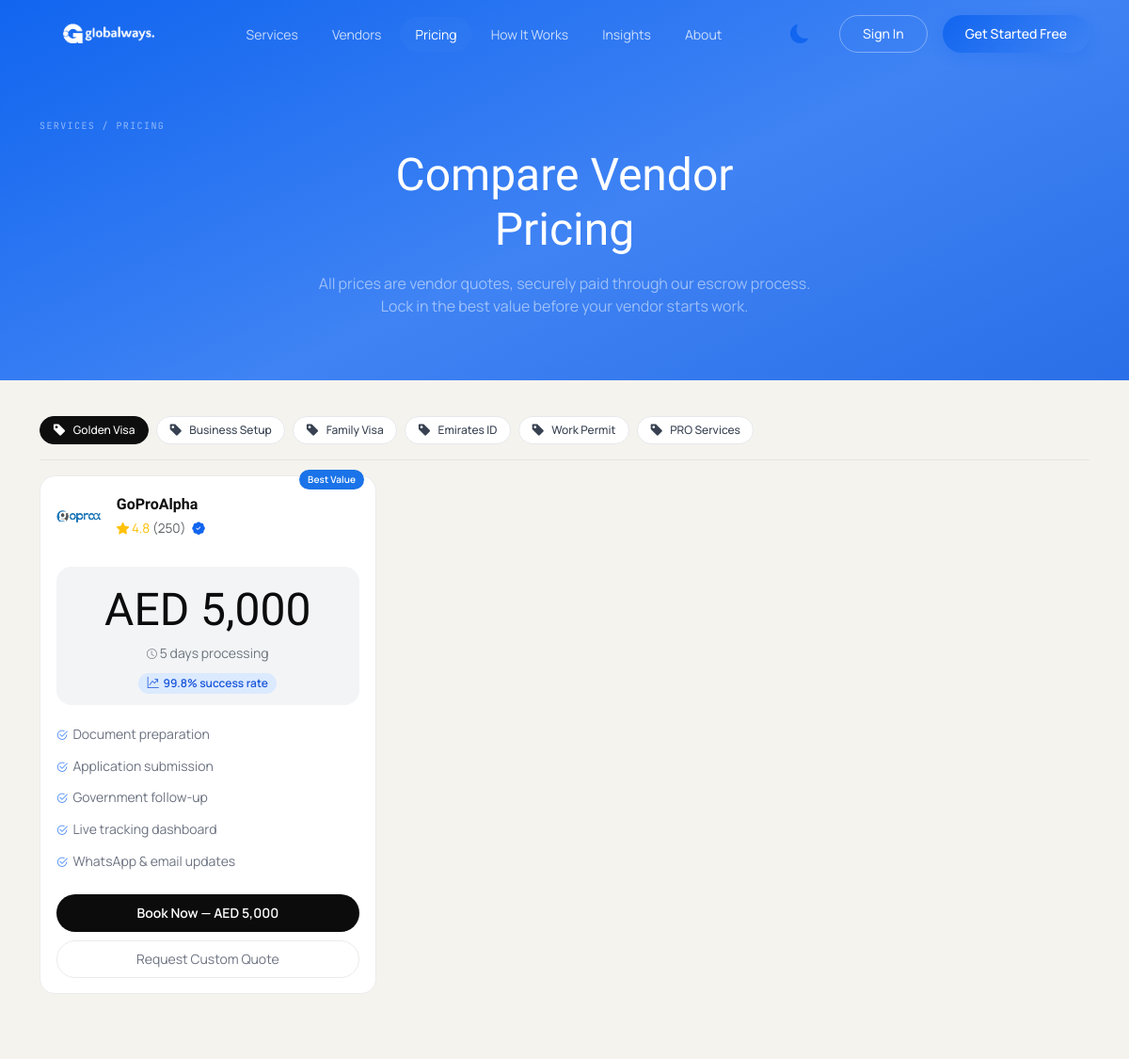
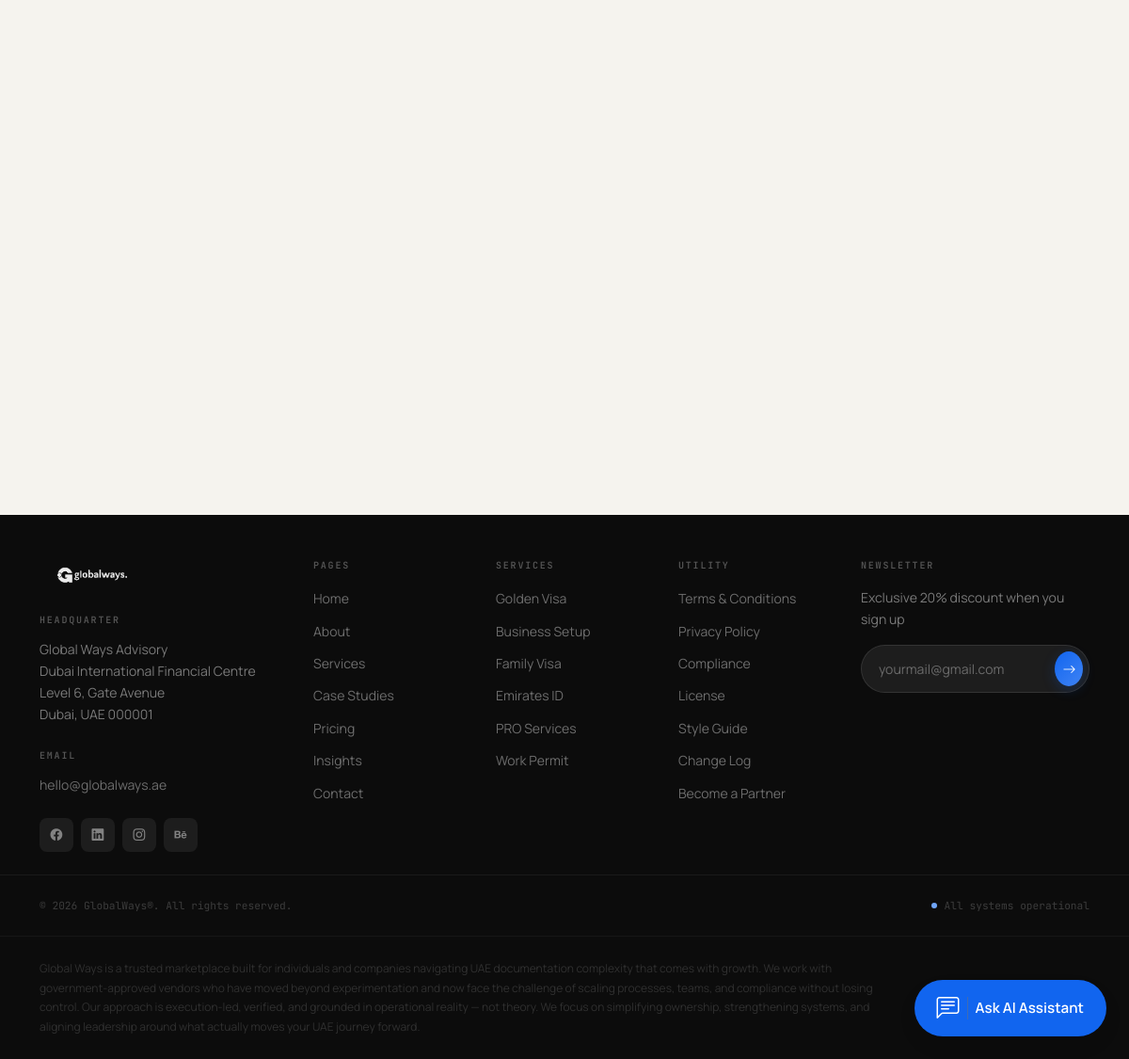
/pricing.php, run on the app's committed database (2 pictures, top to bottom).
### tables this page shows
CREATE TABLE `menu_items` (
  `id` int(10) unsigned NOT NULL AUTO_INCREMENT,
  `menu_id` int(10) unsigned NOT NULL,
  `parent_id` int(10) unsigned DEFAULT NULL,
  `title` varchar(150) NOT NULL,
  `url` varchar(255) NOT NULL,
  `sort_order` int(11) DEFAULT 0,
  PRIMARY KEY (`id`),
  KEY `idx_menu_id` (`menu_id`),
  CONSTRAINT `fk_menu_items_menu` FOREIGN KEY (`menu_id`) REFERENCES `menus` (`id`) ON DELETE CASCADE
);

CREATE TABLE `services` (
  `id` int(10) unsigned NOT NULL AUTO_INCREMENT,
  `uuid` char(36) NOT NULL,
  `provider_id` int(10) unsigned DEFAULT NULL,
  `category_id` int(10) unsigned DEFAULT NULL,
  `title` varchar(191) NOT NULL,
  `slug` varchar(191) NOT NULL,
  `short_description` varchar(255) DEFAULT NULL,
  `description` text DEFAULT NULL,
  `price` decimal(10,2) DEFAULT NULL,
  `currency` varchar(10) DEFAULT 'USD',
  `duration_minutes` int(11) DEFAULT NULL,
  `images` longtext DEFAULT NULL CHECK (json_valid(`images`)),
  `status` enum('draft','published','archived') NOT NULL DEFAULT 'draft',
  `created_at` timestamp NULL DEFAULT current_timestamp(),
  `updated_at` timestamp NULL DEFAULT NULL ON UPDATE current_timestamp(),
  `rating_avg` decimal(4,2) DEFAULT NULL,
  `rating_count` int(10) unsigned DEFAULT 0,
  `icon_class` varchar(100) DEFAULT 'bi-award',
  `duration_text` varchar(100) DEFAULT '5–7 days',
  `master_service_id` int(10) unsigned DEFAULT NULL,
  PRIMARY KEY (`id`),
  UNIQUE KEY `uuid` (`uuid`),
  UNIQUE KEY `slug` (`slug`),
  KEY `idx_services_provider` (`provider_id`),
  KEY `idx_services_category` (`category_id`),
  KEY `idx_services_rating_count` (`rating_count`),
  KEY `idxservices_provider_status` (`provider_id`,`status`),
  KEY `fk_services_master_service` (`master_service_id`),
  CONSTRAINT `fk_services_category` FOREIGN KEY (`category_id`) REFERENCES `service_categories` (`id`) ON DELETE SET NULL ON UPDATE CASCADE,
  CONSTRAINT `fk_services_master_service` FOREIGN KEY (`master_service_id`) REFERENCES `services` (`id`) ON DELETE SET NULL ON UPDATE CASCADE,
  CONSTRAINT `fk_services_provider` FOREIGN KEY (`provider_id`) REFERENCES `providers` (`id`) ON DELETE CASCADE ON UPDATE CASCADE
);

CREATE TABLE `providers` (
  `id` int(10) unsigned NOT NULL AUTO_INCREMENT,
  `uuid` char(36) NOT NULL,
  `owner_user_id` int(10) unsigned DEFAULT NULL,
  `name` varchar(191) NOT NULL,
  `slug` varchar(191) NOT NULL,
  `email` varchar(191) DEFAULT NULL,
  `phone` varchar(50) DEFAULT NULL,
  `address` varchar(255) DEFAULT NULL,
  `city` varchar(100) DEFAULT NULL,
  `state` varchar(100) DEFAULT NULL,
  `country` varchar(100) DEFAULT NULL,
  `latitude` decimal(10,7) DEFAULT NULL,
  `longitude` decimal(10,7) DEFAULT NULL,
  `logo` varchar(255) DEFAULT NULL,
  `description` text DEFAULT NULL,
  `status` enum('draft','active','inactive') NOT NULL DEFAULT 'draft',
  `verification_status` enum('unverified','pending','verified','rejected') NOT NULL DEFAULT 'unverified',
  `verification_docs` longtext DEFAULT NULL CHECK (json_valid(`verification_docs`)),
  `created_at` timestamp NULL DEFAULT current_timestamp(),
  `updated_at` timestamp NULL DEFAULT NULL ON UPDATE current_timestamp(),
  `rating_avg` decimal(4,2) DEFAULT NULL,
  `rating_count` int(10) unsigned DEFAULT 0,
  `settings` longtext DEFAULT NULL CHECK (json_valid(`settings`)),
  `created_by` int(10) unsigned DEFAULT NULL,
  `team_size` int(11) DEFAULT 1,
  `languages` varchar(255) DEFAULT 'English',
  `starting_price` decimal(10,2) DEFAULT NULL,
  `specialties` text DEFAULT NULL,
  `deduction_type` enum('percentage','flat') NOT NULL DEFAULT 'percentage',
  `deduction_value` decimal(10,2) NOT NULL DEFAULT 10.00,
  PRIMARY KEY (`id`),
  UNIQUE KEY `uuid` (`uuid`),
  UNIQUE KEY `slug` (`slug`),
  KEY `idx_providers_city` (`city`),
  KEY `idx_providers_state` (`state`),
  KEY `idx_providers_country` (`country`),
  KEY `idx_providers_owner` (`owner_user_id`),
  KEY `idx_providers_rating_count` (`rating_count`),
  KEY `idx_providers_owner_user` (`owner_user_id`),
  KEY `idx_providers_status` (`status`)
);

### pricing.php (the view, shortened to what the rows shown need)
<?php
require_once __DIR__ . '/lib/auth.php';
$active_service = $_GET['service'] ?? 'Golden Visa';
$p_sql = "SELECT p.*, s.price, s.currency, s.duration_minutes, s.slug as service_slug, s.rating_avg as service_rating, s.rating_count as service_reviews_count
          FROM providers p
          JOIN services s ON s.provider_id = p.id
          WHERE s.title LIKE '%" . $mysqli->real_escape_string($active_service) . "%' AND s.status = 'published'
          ORDER BY s.price ASC
          LIMIT 6";
$res = $mysqli->query($p_sql);
$pricing_cards = [];
if ($res) {
    while ($row = $res->fetch_assoc()) $pricing_cards[] = $row;
}
include __DIR__ . '/partials/frontend_header.php';
?>
  <main>
    <section class="page-hero pricing-hero">
      <div class="container-xl">
        <h1 class="font-serif mb-3 text-center" style="font-size:clamp(2.1rem,4vw,3.35rem)">Compare Vendor<br>Pricing</h1>
      </div>
    </section>
    <section class="pricing-main-section">
      <div class="container-xl py-4">
        <div class="row g-4 align-items-stretch pricing-vendors-row">
          <?php foreach ($pricing_cards as $index => $card):
              $initials = '';
              $words = explode(' ', $card['name']);
              foreach ($words as $w) {
                  $initials .= mb_substr($w, 0, 1);
              }
              $initials = mb_strtoupper(mb_substr($initials, 0, 2));
              $rating = !empty($card['rating_avg']) ? round($card['rating_avg'], 1) : '4.8';
              $reviews_count = !empty($card['rating_count']) ? $card['rating_count'] : '250';
              $days = !empty($card['duration_minutes']) ? round($card['duration_minutes'] / (24 * 60)) : 5;
              $timeline_label = $days . " days processing";
              $bullets = $card['bullets'] ?? [
                  'Document preparation',
                  'Application submission',
                  'Government follow-up',
                  'Live tracking dashboard',
                  'WhatsApp & email updates'
              ];
              $is_featured = ($index === 1);
          ?>
            <div class="col-lg-4 fade-in">
              <article class="price-vendor-card <?= $is_featured ? 'featured' : '' ?> h-100 d-flex flex-column">
                <span class="price-chip"><?= $index === 0 ? 'Best Value' : ($is_featured ? 'Fastest' : 'Premium') ?></span>
                <div class="d-flex align-items-center gap-3 mb-3">
                  <?php if (!empty($card['logo'])): ?>
                    <img src="<?= htmlspecialchars($domain.$card['logo']) ?>" style="width:48px;height:48px;object-fit:contain;border-radius:50%;">
                  <?php else: ?>
                    <span class="avatar-circle pricing-avatar" style="background:#0C0C0C;"><?= htmlspecialchars($initials) ?></span>
                  <?php endif; ?>
                  <div>
                    <h2 class="h6 font-serif mb-0"><?= htmlspecialchars($card['name']) ?></h2>
                    <div class="text-warning small"><i class="bi bi-star-fill text-warning"></i> <?= htmlspecialchars($rating) ?> <span class="text-muted">(<?= htmlspecialchars($reviews_count) ?>)</span> <i class="bi bi-patch-check-fill text-primary ms-1"></i></div>
                  </div>
                </div>
                <div class="price-box">
                  <div class="font-serif fs-3 mb-1"><?= htmlspecialchars($card['currency'] ?? 'AED') ?> <?= number_format($card['price'] ?? 5000) ?></div>
                  <div class="small text-secondary pricing-process-line"><i class="bi bi-clock"></i> <?= htmlspecialchars($timeline_label) ?></div>
                  <div class="pricing-success-pill"><i class="bi bi-graph-up-arrow"></i> 99.8% success rate</div>
                </div>
                <ul class="list-unstyled small text-secondary mb-4 d-grid gap-2 flex-grow-1">
                  <?php foreach ($bullets as $b): ?>
                    <li><i class="bi bi-check2-circle"></i><?= htmlspecialchars($b) ?></li>
                  <?php endforeach; ?>
                </ul>
                <a href="service-detail.php?id=<?= htmlspecialchars($card['service_slug'] ?? 'golden-visa') ?>" class="btn btn-gw-dark w-100 mt-auto">Book Now — <?= htmlspecialchars($card['currency'] ?? 'AED') ?> <?= number_format($card['price'] ?? 5000) ?></a>
                <a href="vendor-profile.php?id=<?= htmlspecialchars($card['slug']) ?>" class="pricing-link-secondary">Request Custom Quote</a>
              </article>
            </div>
          <?php endforeach; ?>
        </div>
      </div>
    </section>
  </main>
<?php include __DIR__ . '/partials/frontend_footer.php'; ?>

### partials/frontend_header.php (shortened to what the rows shown need)
<?php
require_once __DIR__ . '/../lib/auth.php';
require_once __DIR__ . '/../lib/permissions.php';
$header_items = [];
$h_res = $mysqli->query("SELECT mi.* FROM menu_items mi JOIN menus m ON m.id = mi.menu_id WHERE m.location = 'header' ORDER BY mi.sort_order ASC, mi.id ASC");
if ($h_res) {
    while ($row = $h_res->fetch_assoc()) {
        $header_items[] = $row;
    }
}
?>
<!DOCTYPE html>
<html lang="en">
<head>
  <link href="https://cdn.jsdelivr.net/npm/bootstrap@5.3.3/dist/css/bootstrap.min.css" rel="stylesheet">
  <link href="https://cdn.jsdelivr.net/npm/bootstrap-icons@1.11.3/font/bootstrap-icons.min.css" rel="stylesheet">
  <link href="css/globalways.css" rel="stylesheet">
</head>
<body>
  <nav class="navbar navbar-expand-lg gw-navbar fixed-top" id="gwNav">
    <div class="container-xl">
      <div class="collapse navbar-collapse" id="mainNav">
        <ul class="navbar-nav mx-auto mb-2 mb-lg-0 gap-lg-1">
          <?php foreach ($header_items as $item): ?>
            <li class="nav-item">
              <a class="nav-link" href="<?= htmlspecialchars($item['url']) ?>">
                <?= htmlspecialchars($item['title']) ?>
              </a>
            </li>
          <?php endforeach; ?>
        </ul>
      </div>
    </div>
  </nav>
  <div id="main-content-layout">

### partials/frontend_footer.php (shortened to what the rows shown need)
<?php
require_once __DIR__ . '/../lib/db_mysqli.php';
$footer_pages = [];
$res1 = $mysqli->query("SELECT mi.* FROM menu_items mi JOIN menus m ON m.id = mi.menu_id WHERE m.location = 'footer_pages' ORDER BY mi.sort_order ASC, mi.id ASC");
if ($res1) {
    while ($row = $res1->fetch_assoc()) $footer_pages[] = $row;
}
$footer_services = [];
$res2 = $mysqli->query("SELECT mi.* FROM menu_items mi JOIN menus m ON m.id = mi.menu_id WHERE m.location = 'footer_services' ORDER BY mi.sort_order ASC, mi.id ASC");
if ($res2) {
    while ($row = $res2->fetch_assoc()) $footer_services[] = $row;
}
$footer_utility = [];
$res3 = $mysqli->query("SELECT mi.* FROM menu_items mi JOIN menus m ON m.id = mi.menu_id WHERE m.location = 'footer_utility' ORDER BY mi.sort_order ASC, mi.id ASC");
if ($res3) {
    while ($row = $res3->fetch_assoc()) $footer_utility[] = $row;
}
?>
  </div>
  <footer class="gw-footer">
  <div class="container-xl pt-5 pb-4">
    <div class="row g-4 g-lg-5">
      <div class="col-6 col-lg-2">
        <ul class="list-unstyled footer-links">
          <?php foreach ($footer_pages as $item): ?>
            <li><a href="<?= htmlspecialchars($item['url']) ?>"><?= htmlspecialchars($item['title']) ?></a></li>
          <?php endforeach; ?>
        </ul>
      </div>
      <div class="col-6 col-lg-2">
        <ul class="list-unstyled footer-links">
          <?php foreach ($footer_services as $item): ?>
            <li><a href="<?= htmlspecialchars($item['url']) ?>"><?= htmlspecialchars($item['title']) ?></a></li>
          <?php endforeach; ?>
        </ul>
      </div>
      <div class="col-6 col-lg-2">
        <ul class="list-unstyled footer-links">
          <?php foreach ($footer_utility as $item): ?>
            <li><a href="<?= htmlspecialchars($item['url']) ?>"><?= htmlspecialchars($item['title']) ?></a></li>
          <?php endforeach; ?>
        </ul>
      </div>
    </div>
  </div>
</footer>
</body>
</html>

### data on the page
menu_items: title "Services"
menu_items: title "Vendors"
menu_items: title "Pricing"
menu_items: title "How It Works"
menu_items: title "Insights"
menu_items: title "About"
services: provider.logo (picture), provider.name "GoProAlpha", provider.rating_avg "4.8", provider.rating_count "250", currency "AED", price "5,000", duration_minutes "5 days processing", b "Document preparation", b "Application submission", b "Government follow-up", b "Live tracking dashboard", b "WhatsApp & email updates"
menu_items: title "Home"
menu_items: title "About"
menu_items: title "Services"
menu_items: title "Case Studies"
menu_items: title "Pricing"
menu_items: title "Insights"
menu_items: title "Contact"
menu_items: title "Golden Visa"
menu_items: title "Business Setup"
menu_items: title "Family Visa"
menu_items: title "Emirates ID"
menu_items: title "PRO Services"
menu_items: title "Work Permit"
menu_items: title "Terms & Conditions"
menu_items: title "Privacy Policy"
menu_items: title "Compliance"
menu_items: title "License"
menu_items: title "Style Guide"
menu_items: title "Change Log"
menu_items: title "Become a Partner"

### other printed values
$s_item "Golden Visa"
$s_item "Business Setup"
$s_item "Family Visa"
$s_item "Emirates ID"
$s_item "Work Permit"
$s_item "PRO Services"
$footer_settings['contact_address'] "Global Ways Advisory Dubai International Financial Centre Level 6, Gate Avenue Dubai, UAE 000001"
$footer_settings['contact_email'] "hello@globalways.ae"
$footer_settings['footer_newsletter_text'] "Exclusive 20% discount when you sign up"
